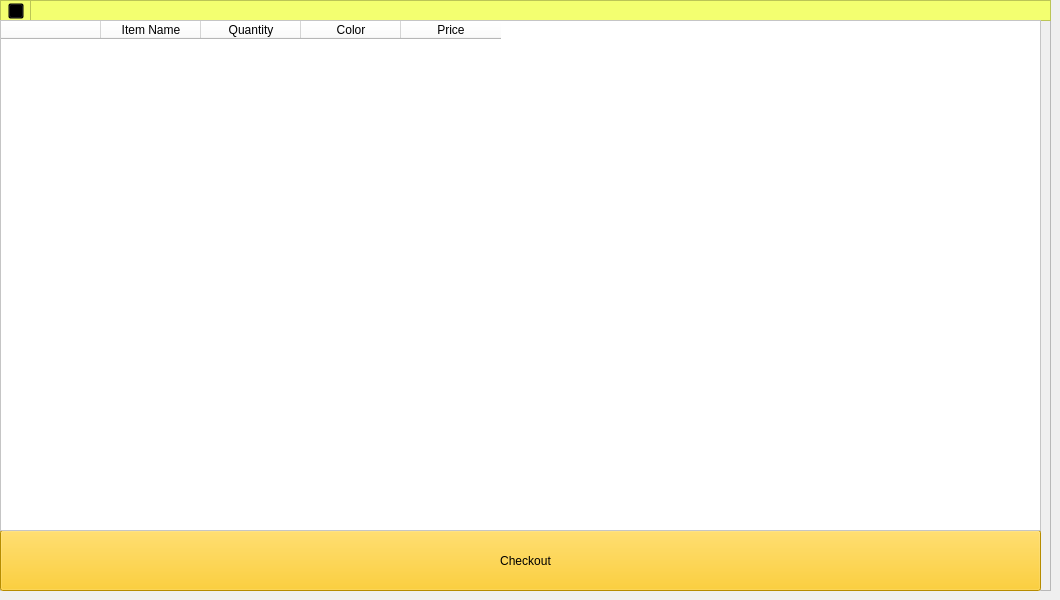
   <widget class="QWidget" name="cart">
    <widget class="QFrame" name="frame_56">
     <property name="geometry">
      <rect>
       <x>0</x>
       <y>0</y>
       <width>1051</width>
       <height>591</height>
      </rect>
     </property>
     <property name="frameShape">
      <enum>QFrame::StyledPanel</enum>
     </property>
     <property name="frameShadow">
      <enum>QFrame::Raised</enum>
     </property>
     <widget class="QFrame" name="frame_126">
      <property name="geometry">
       <rect>
        <x>0</x>
        <y>0</y>
        <width>1051</width>
        <height>21</height>
       </rect>
      </property>
      <property name="styleSheet">
       <string notr="true">background-color: rgb(243, 255, 112);</string>
      </property>
      <property name="frameShape">
       <enum>QFrame::StyledPanel</enum>
      </property>
      <property name="frameShadow">
       <enum>QFrame::Raised</enum>
      </property>
      <widget class="QFrame" name="frame_127">
       <property name="geometry">
        <rect>
         <x>0</x>
         <y>0</y>
         <width>31</width>
         <height>21</height>
        </rect>
       </property>
       <property name="frameShape">
        <enum>QFrame::StyledPanel</enum>
       </property>
       <property name="frameShadow">
        <enum>QFrame::Raised</enum>
       </property>
       <widget class="QPushButton" name="back_3">
        <property name="geometry">
         <rect>
          <x>8</x>
          <y>3</y>
          <width>16</width>
          <height>16</height>
         </rect>
        </property>
        <property name="styleSheet">
         <string notr="true">QPushButton{
background-color: transparent;}
QPushButton:pressed{
padding-left: -10px;
}</string>
        </property>
        <property name="text">
         <string/>
        </property>
        <property name="icon">
         <iconset resource="../icons/img.qrc">
          <normaloff>:/icons/left.png</normaloff>:/icons/left.png</iconset>
        </property>
       </widget>
      </widget>
     </widget>
     <widget class="QStackedWidget" name="types_8">
      <property name="geometry">
       <rect>
        <x>0</x>
        <y>20</y>
        <width>1041</width>
        <height>571</height>
       </rect>
      </property>
      <property name="currentIndex">
       <number>0</number>
      </property>
      <widget class="QWidget" name="ipone_7">
       <widget class="QFrame" name="frame_128">
        <property name="geometry">
         <rect>
          <x>0</x>
          <y>0</y>
          <width>1051</width>
          <height>581</height>
         </rect>
        </property>
        <property name="styleSheet">
         <string notr="true">background-color: rgb(255, 255, 255);</string>
        </property>
        <property name="frameShape">
         <enum>QFrame::StyledPanel</enum>
        </property>
        <property name="frameShadow">
         <enum>QFrame::Raised</enum>
        </property>
        <widget class="QFrame" name="frame_129">
         <property name="geometry">
          <rect>
           <x>0</x>
           <y>0</y>
           <width>1041</width>
           <height>581</height>
          </rect>
         </property>
         <property name="frameShape">
          <enum>QFrame::StyledPanel</enum>
         </property>
         <property name="frameShadow">
          <enum>QFrame::Raised</enum>
         </property>
         <widget class="QPushButton" name="outt">
          <property name="geometry">
           <rect>
            <x>0</x>
            <y>510</y>
            <width>1041</width>
            <height>61</height>
           </rect>
          </property>
          <property name="styleSheet">
           <string notr="true">background-color:rgb(255, 196, 0);
text-align: center;
padding-left: 10px;
font: 15pt &quot;Rockwell Condensed&quot;;</string>
          </property>
          <property name="text">
           <string>Checkout</string>
          </property>
         </widget>
         <widget class="QLabel" name="label_188">
          <property name="geometry">
           <rect>
            <x>990</x>
            <y>520</y>
            <width>47</width>
            <height>41</height>
           </rect>
          </property>
          <property name="styleSheet">
           <string notr="true">background-color: transparent;</string>
          </property>
          <property name="text">
           <string/>
          </property>
          <property name="pixmap">
           <pixmap resource="../icons/img.qrc">:/icons/angle-double-right.png</pixmap>
          </property>
          <property name="scaledContents">
           <bool>false</bool>
          </property>
         </widget>
         <widget class="QTableWidget" name="cart_table">
          <property name="geometry">
           <rect>
            <x>0</x>
            <y>0</y>
            <width>1041</width>
            <height>511</height>
           </rect>
          </property>
          <column>
           <property name="text">
            <string/>
           </property>
          </column>
          <column>
           <property name="text">
            <string>Item Name</string>
           </property>
          </column>
          <column>
           <property name="text">
            <string>Quantity</string>
           </property>
          </column>
          <column>
           <property name="text">
            <string>Color</string>
           </property>
          </column>
          <column>
           <property name="text">
            <string>Price</string>
           </property>
          </column>
         </widget>
         <widget class="QLabel" name="total">
          <property name="geometry">
           <rect>
            <x>880</x>
            <y>460</y>
            <width>161</width>
            <height>51</height>
           </rect>
          </property>
          <property name="styleSheet">
           <string notr="true">background-color: transparent;
color: rgb(240, 184, 0);
font: 15pt &quot;Rockwell Condensed&quot;;</string>
          </property>
          <property name="text">
           <string/>
          </property>
         </widget>
        </widget>
       </widget>
      </widget>
     </widget>
    </widget>
   </widget>
